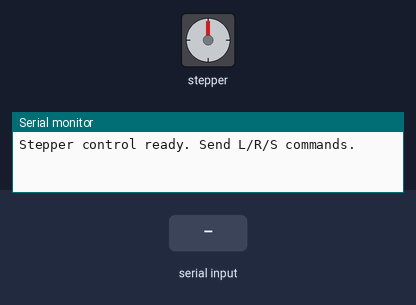
This sketch was run on a simulated Arduino Uno, built with avr-gcc and run on an emulated ATmega328P. On the bench: stepper motor, the last lines printed to the serial monitor. Wiring (inferred from the names in the program): stepper motor (2048 steps per turn assumed): coils pin 8, pin 9, pin 10, pin 11. The inputs (shaded band) are chosen by the test bench.

Above: at 1.2 s.
1.3 s: "L" received over Serial
At 1.8 s:
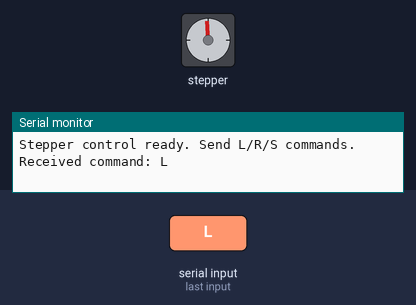
2.9 s: "l" received over Serial
At 4.1 s:
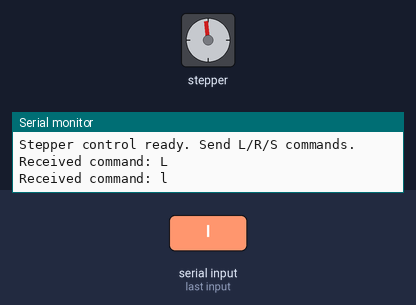
4.4 s: "R" received over Serial
At 5.2 s:
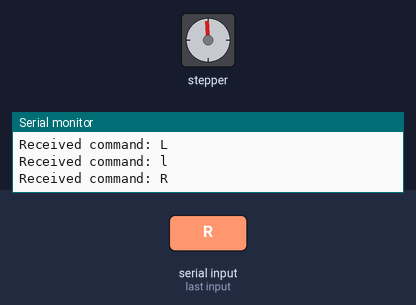
Timing chart, 0 to 7.4 s (numbered marks = the images above; inputs shaded):
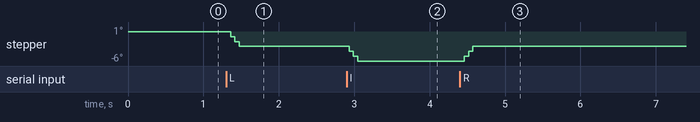

The sketch:

face_direction.ino
```cpp
#include <Arduino.h>

// === CONFIGURATION ===
int IN1 = 8;
int IN2 = 9;
int IN3 = 10;
int IN4 = 11;

int delayTime = 5; // delay between steps (ms) - increase if motor skips

// 8-step half-step sequence for 28BYJ-48
int steps[8][4] = {
  {1, 0, 0, 1},
  {1, 0, 0, 0},
  {1, 1, 0, 0},
  {0, 1, 0, 0},
  {0, 1, 1, 0},
  {0, 0, 1, 0},
  {0, 0, 1, 1},
  {0, 0, 0, 1}
};

void setup() {
  pinMode(IN1, OUTPUT);
  pinMode(IN2, OUTPUT);
  pinMode(IN3, OUTPUT);
  pinMode(IN4, OUTPUT);

  Serial.begin(9600);
  Serial.println("Stepper control ready. Send L/R/S commands.");
}

void stepMotor(int step) {
  digitalWrite(IN1, steps[step][0]);
  digitalWrite(IN2, steps[step][1]);
  digitalWrite(IN3, steps[step][2]);
  digitalWrite(IN4, steps[step][3]);
}

void rotateCW(int stepsCount) {
  for (int i = 0; i < stepsCount; i++) {
    for (int s = 0; s < 8; s++) {
      stepMotor(s);
      delay(delayTime);
    }
  }
}

void rotateCCW(int stepsCount) {
  for (int i = 0; i < stepsCount; i++) {
    for (int s = 7; s >= 0; s--) {
      stepMotor(s);
      delay(delayTime);
    }
  }
}

void loop() {
  if (Serial.available() > 0) {
    char command = Serial.read();

    // Flush any extra characters
    while (Serial.available() > 0) Serial.read();

    Serial.print("Received command: ");
    Serial.println(command);

    if (command == 'L' || command == 'l') {
      rotateCCW(5); // move small step left
    } else if (command == 'R' || command == 'r') {
      rotateCW(5);  // move small step right
    } else if (command == 'S' || command == 's') {
      Serial.println("Stop command - motor idle");
    } else {
      Serial.println("Unknown command");
    }
  }
}
```
